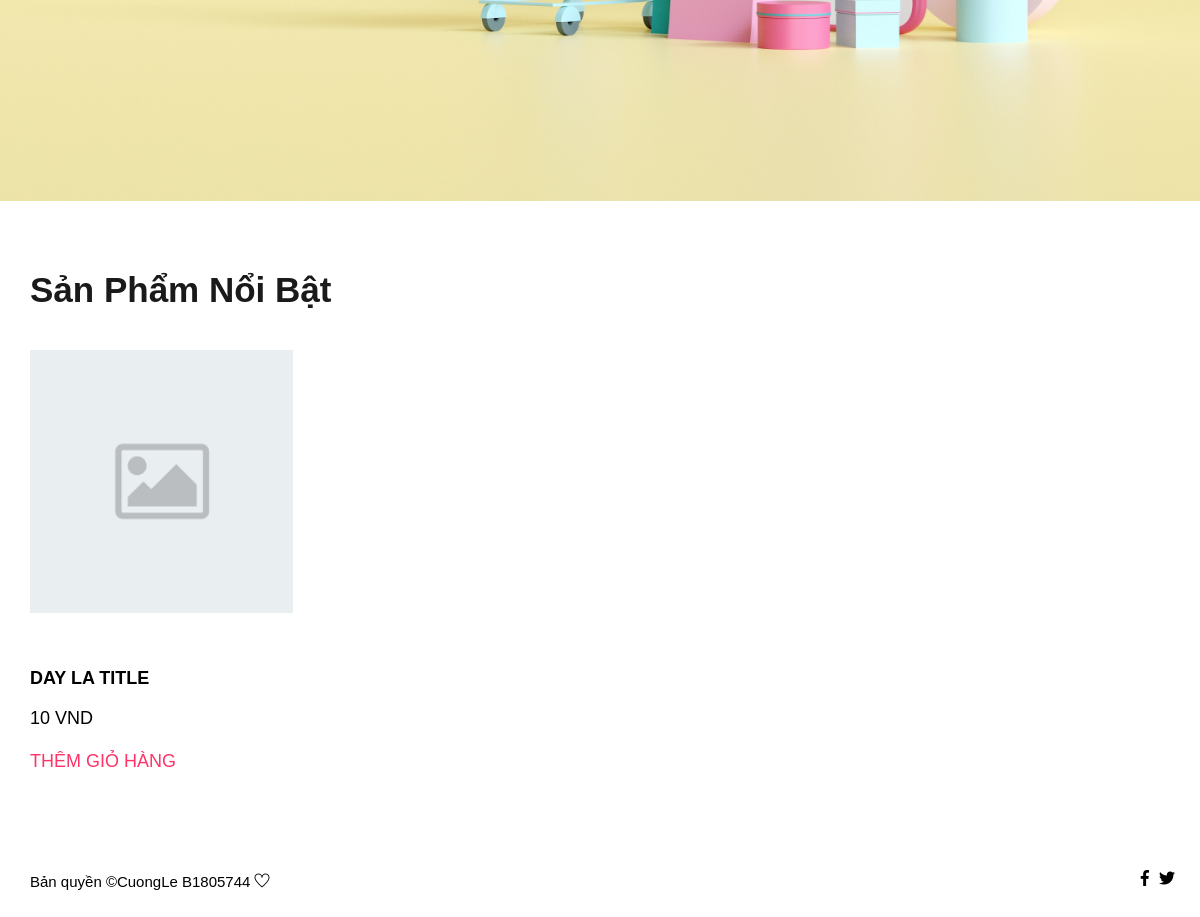
The app's page / (lower part), older data.
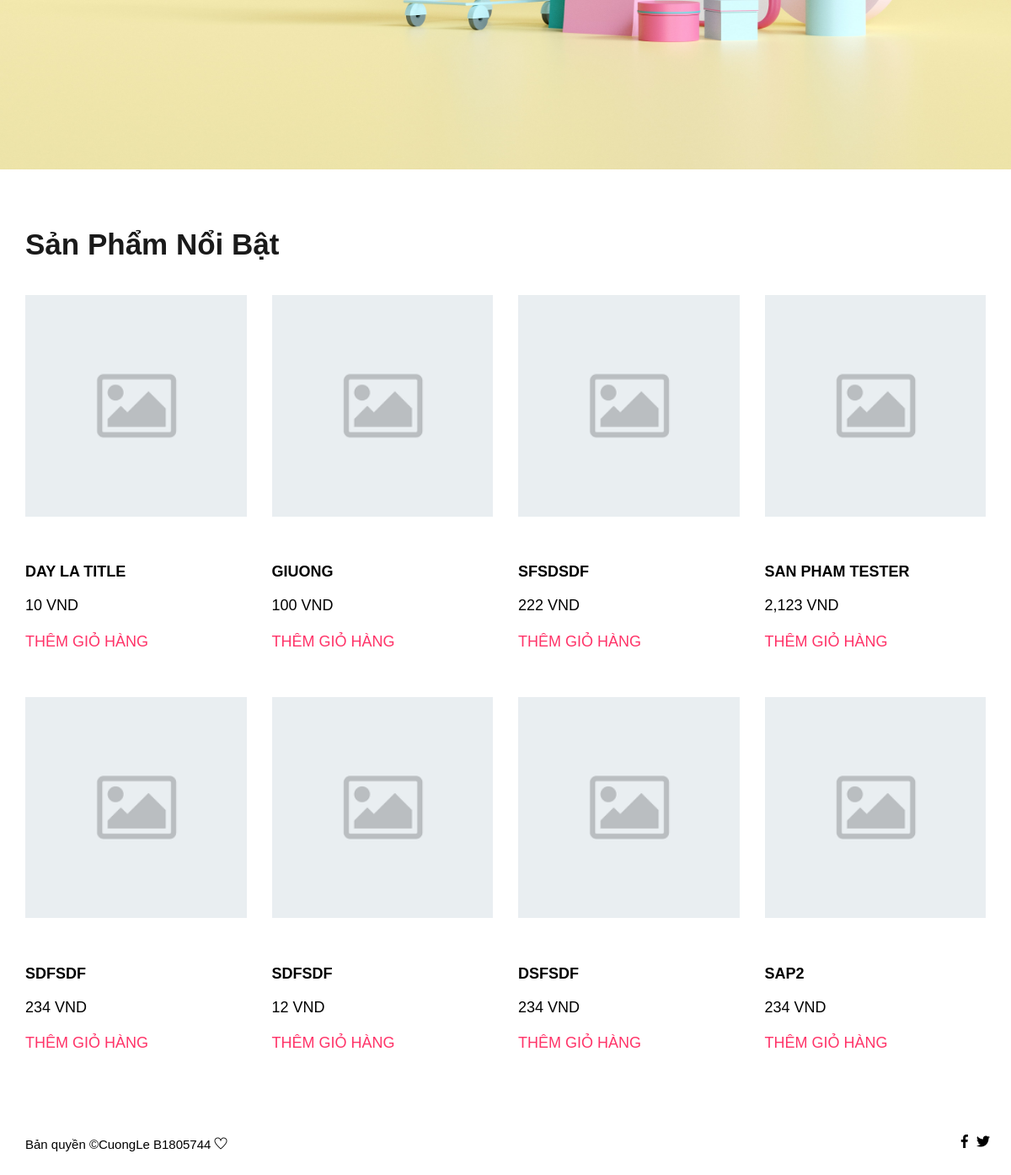
The same page, newer data.
### tables this page shows
CREATE TABLE `product` (
  `id` int NOT NULL,
  `title` varchar(255) NOT NULL,
  `description` varchar(255) NOT NULL,
  `price` int NOT NULL,
  `category_id` int NOT NULL,
  `in_stock` int NOT NULL,
  `image_url` varchar(255) DEFAULT NULL,
  `slug` varchar(255) NOT NULL,
  `short_des` varchar(100) NOT NULL,
  `is_deleted` tinyint(1) NOT NULL
);

### controllers/homeController.php (called while the page is built, shortened)
<?php
require_once('baseController.php');
require_once('models/Product.php');
class HomeController extends baseController{
    public function index(){
        $products = Product::allFeature(8);
        $data = array('products' => $products, 'title' => 'Trang chủ - Cường Lê');
        $this->render('home', $data);
    }
}

### routes.php (called while the page is built, shortened)
<?php
    $routerString = $_SERVER['REQUEST_URI'];
    $pattern = "/action=(\w+)/";
    preg_match($pattern, $routerString, $matches);
    if(isset($matches[1])){
        $action = $matches[1];
    }else{
        $action = 'index';
    }
    $router = explode('/', $routerString);
    var_dump($router);
    $arguments = array();
    $classController = new $class($router);
    $classController->$action($arguments);

### index.php (called while the page is built, shortened)
<?php
require_once('routes.php');

### models/Product.php (called while the page is built, shortened)
<?php
class Product {
    static function allFeature($limit){
        $list = [];
        $db = DB::getInstance();
        $req = $db->prepare('SELECT * from product where is_deleted = false ORDER BY created_at DESC limit ' . $limit);
        $req->setFetchMode(PDO::FETCH_OBJ);
        $req->execute();
        foreach($req->fetchAll() as $item){
            array_push($list, $item);
        }
        return $list;
    }
}

### views/components/production.php (the view, shortened to what this page needs)
<div class="col-lg-3 col-sm-6 col-6">
    <a href="/san-pham/<?= $product->slug ?>">
        <div class="single_product_item">
            <img src="<?= $product->image_url ?>" alt="" onerror="this.onerror=null;this.src='/assets/img/default.png';" style="width: 100%"/>
            <div class="single_product_text">
                <h4><?= $product->title ?></h4>
                <h3><?= number_format($product->price, 0, ".", ",")  ?> VND</h3>
                <?php if($product->in_stock > 0) { ?>
                <a href="/san-pham/<?= $product->slug ?>" class="add_cart">Thêm giỏ hàng</a>
                <?php }else {?>
                    <a >Hết hàng</a>
                <?php }?>
            </div>
        </div>
    </a>
</div>

### views/pages/home.php
<section class="product_list">
    <div class="container">
        <div class="row justify-content-center">
            <div class="col-lg-12">
                <div class="section_tittle text-center">
                    <h2>Sản phẩm nổi bật</h2>
                </div>
            </div>
        </div>
	<div class="row align-items-center justify-content-between">
		<?php foreach($products as $product){
			require('views/components/production.php');
		} ?>
	</div>
</section>

### controllers/baseController.php (shortened to what this page needs)
<?php
    class BaseController{
        protected $folder;
        function __construct($router){
            if($router[1] === 'admin'){
                $this->folder = 'admin';
            }else{
                $this->folder = 'pages';
            }
        }
        public function render($file, $data = array(), $customLayout = 'application'){
            $viewFile = 'views/'. $this->folder . '/' . $file . '.php';
            if(is_file($viewFile)){
                extract($data);
                require_once($viewFile);
                $content = ob_get_clean();
                require_once('views/layouts/'.$customLayout.'.php');
            } else {
                header('Location: /index.php?error');
            }
        }
    }

### views/layouts/application.php (shortened to what this page needs)
<!DOCTYPE html>
<html lang="en">
    <head>
        <link rel="stylesheet" href="<?= BASE_URL . '/assets/css/style.css'?>"/>
        <link rel="stylesheet" href="<?= BASE_URL . '/assets/css/all.css' ?>" />
        <link rel="stylesheet" href="<?= BASE_URL . '/assets/css/my.css' ?>" />
        <link rel="stylesheet" href="<?= BASE_URL . '/assets/css/icon.css' ?>">
        <link rel="stylesheet" href="<?= BASE_URL . '/assets/css/css2.css' ?>">
    </head>
    <body>
        <?php require_once('header.php') ?>
        <?= @$content ?>
        <footer>
            <div class="copyright_part">
                <div class="container">
                    <div class="row">
                        <div class="col-lg-8">
                            <div class="copyright_text">
                                <p style="margin: 0">
                                  Bản quyền ©CuongLe B1805744 <i class="ti-heart" aria-hidden="true"></i>
                                </p>
                            </div>
                        </div>
                        <div class="col-lg-4 footer_social">
                            <div class="footer_icon social_icon">
                                <ul class="list-unstyled">
                                    <li>
                                        <a href="https://www.facebook.com/phucuong2106/" target="_blank" class="single_social_icon" rel="noopener noreferrer"><i class="fab fa-facebook-f"></i></a>
                                    </li>
                                    <li>
                                        <a href="https://twitter.com/lpcuong2106" target="_blank" class="single_social_icon" rel="noopener noreferrer"><i class="fab fa-twitter"></i></a>
                                    </li>
                                </ul>
                            </div>
                        </div>
                    </div>
                </div>
            </div>
        </footer>
    </body>
</html>

### views/layouts/header.php (shortened to what this page needs)
<?php if($_SERVER['REQUEST_URI'] == '/') { ?>
    <section class="banner_part">
        <div class="container">
            <div class="row banner_slider"></div>
        </div>
    </section>
<?php } ?>

### assets/css/all.css (style rules this page uses)
.fa, .fas, .far, .fal, .fab { -moz-osx-font-smoothing: grayscale; -webkit-font-smoothing: antialiased; display: inline-block; font-style: normal; font-variant: normal; text-rendering: auto; line-height: 1; }
.fa-facebook-f:before { content: "\f39e"; }
.fa-twitter:before { content: "\f099"; }
.fab { font-family: "Font Awesome 5 Brands"; }

### assets/css/my.css (style rules this page uses)
.justify-content-between { -ms-flex-pack: justify !important; justify-content: space-between !important; }

Row changes from the older to the newer data that the page shows:
now on this page (row edited): product: title "GIUONG", price "100"
added product: title "SFSDSDF", price "222"
added product: title "SAN PHAM TESTER", price "2,123"
added product: title "SDFSDF", price "234"
added product: title "SDFSDF", price "12"
added product: title "DSFSDF", price "234"
added product: title "SAP2", price "234"
